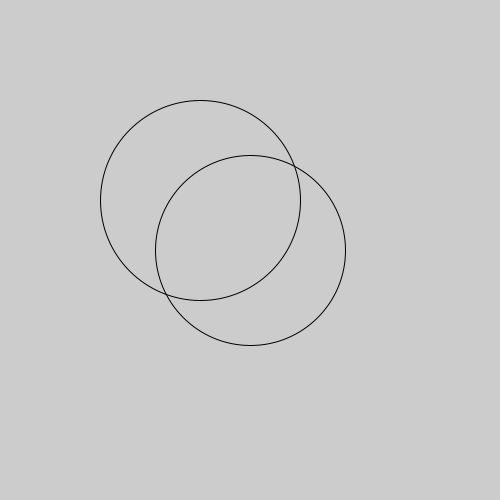
Frame 1 (no input)
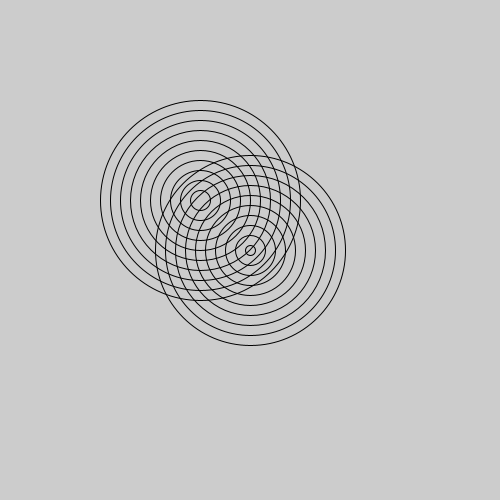
Frame 60 (the mouse pressed at the canvas centre just before this capture)
Frame 120 (the mouse held since frame 60 and released just before this capture): identical to frame 60, image omitted

The Processing sketch that drew these frames (run headless with seeded random() and noise(); from frame 60 on, the mouse is pressed at the canvas centre):

// Processing sketch: sketch_181020a
// ── sketch_181020a.pde
int x = 200;
int y = 200;


void setup(){
  size(500,500);
  
  
  
  
  
  
}
void draw(){
  noFill();
  ellipse(200,200,x,y);
  if (x!=0 || y != 0){
 x -= 10;
 y -= 10;
  }
  
    noFill();
  ellipse(250,250,x,y);
  if (x!=0 || y != 0){
 x -= 10;
 y -= 10;
  }
  }
